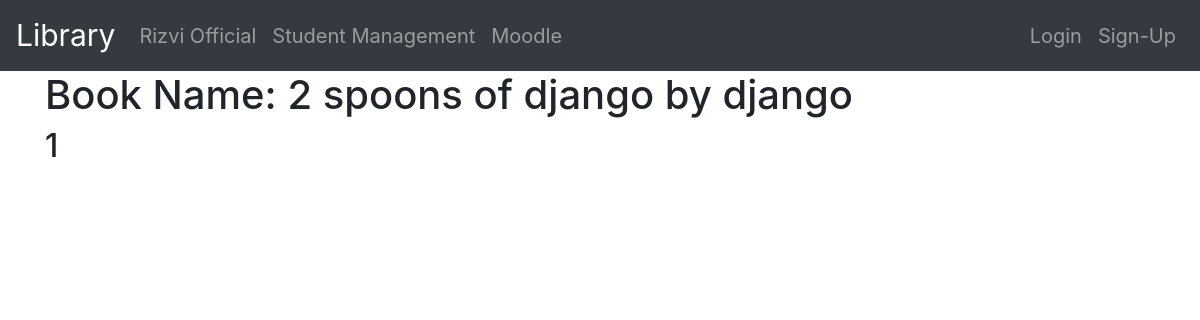
Screenshot of /book/11/detail/ with the database file from the repository.
### books/models.py (models this page shows, shortened)
class Book(models.Model):
    name = models.TextField(max_length=256)
    author = models.TextField(max_length=256)
    available = models.BooleanField(default=False)
    copies = models.IntegerField()
    class Meta:
        ordering = ['name']

### books/views.py (the view)
# urls.py: path('<int:pk>/detail/',views.BookDetail.as_view(),name ='detail'),
class BookDetail(generic.DetailView,mixins.LoginRequiredMixin):
    model = Book
    template_name = 'books/book_view.html'

### books/templates/books/book_view.html
{% extends 'base.html' %}
{% block content %}
  {% if book %}
    <h1>Book Name: {{ book.name }} by {{ book.author }}</h1>
    <h2>{{book.copies}}</h2>
  {% else %}
  <h1>No book Here!!</h1>
  {% endif %}
{% endblock %}

### rows the page displays
Book: name "2 spoons of django", author "django", copies "1"
